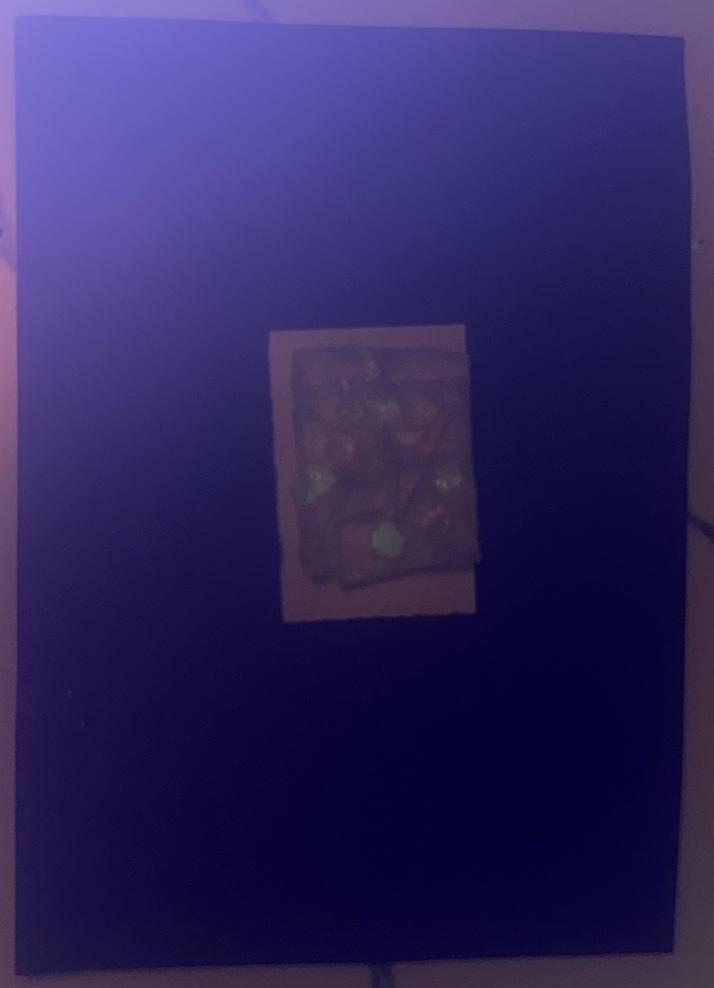
#> input picture Healthy_test_case.png, 714 x 988 px, shrunk from 1290 x 1786 before the run, found by its file name
$ python classify_device_image.py
#> lines starting #> are read from the running program, lines starting #| are printed output that depends on the picture
from PIL import Image
import numpy as np
import matplotlib.pyplot as plt
image = Image.open(r'/Users/soapedya/Github/2025_research/Healthy_test_case.png')
#> image is the input picture: PIL image 714x988 RGB; mean R, G, B 46.7, 38.3, 94.1
pixels = np.asarray(image)
reds = pixels[:, :, 0]
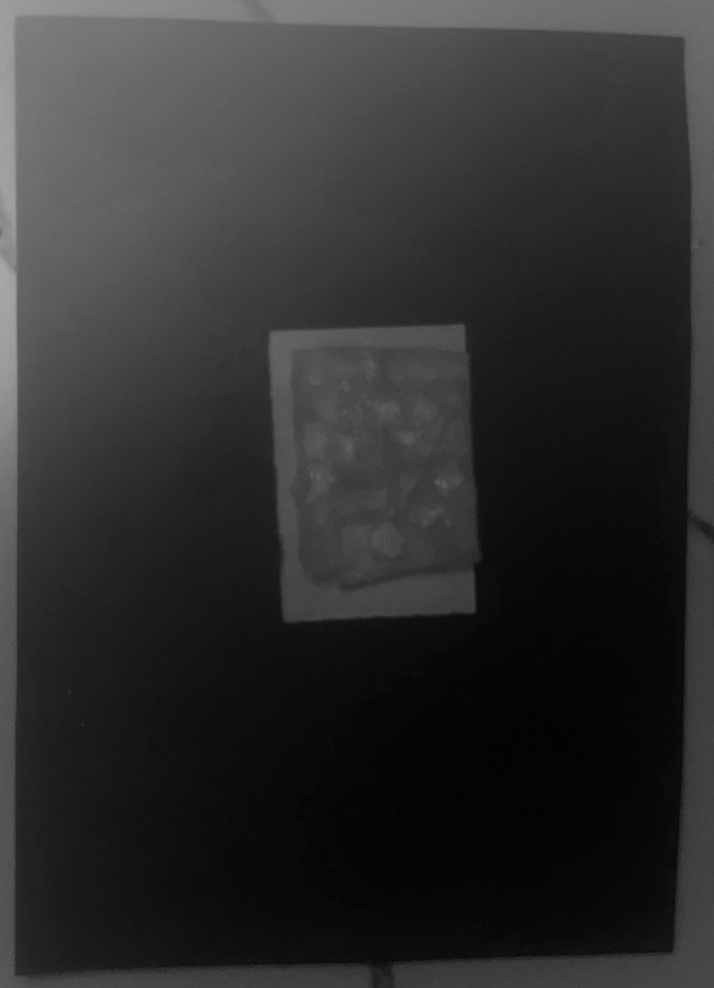
#> reds: shape (988, 714); min 0, max 169, mean 46.7
greens = pixels[:, :, 1]
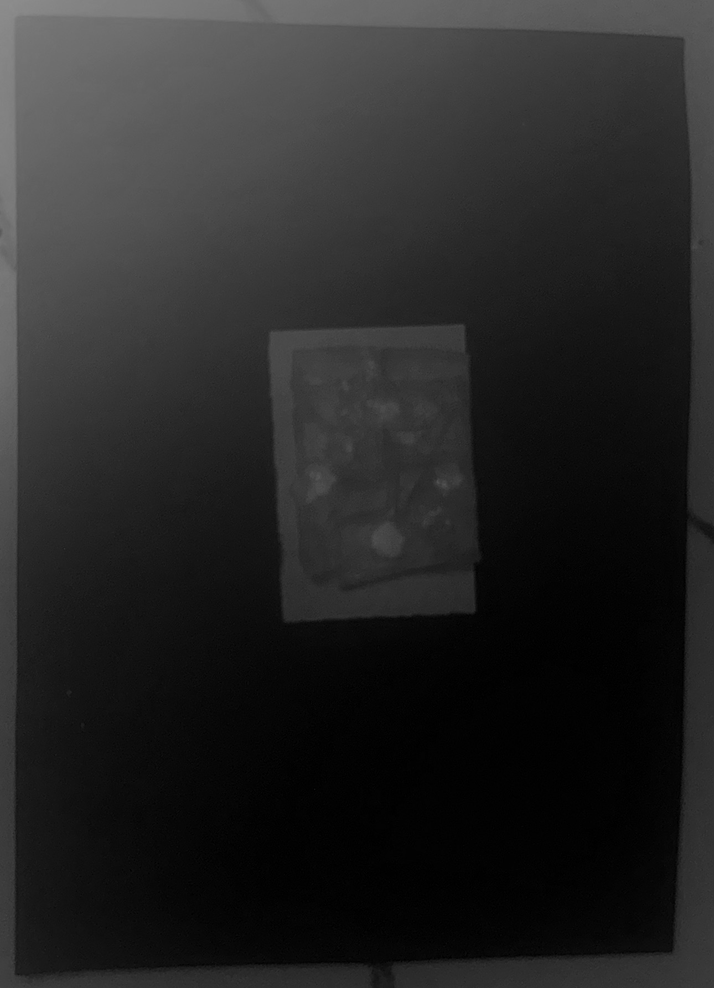
#> greens: shape (988, 714); min 0, max 141, mean 38.3
blues = pixels[:, :, 2]
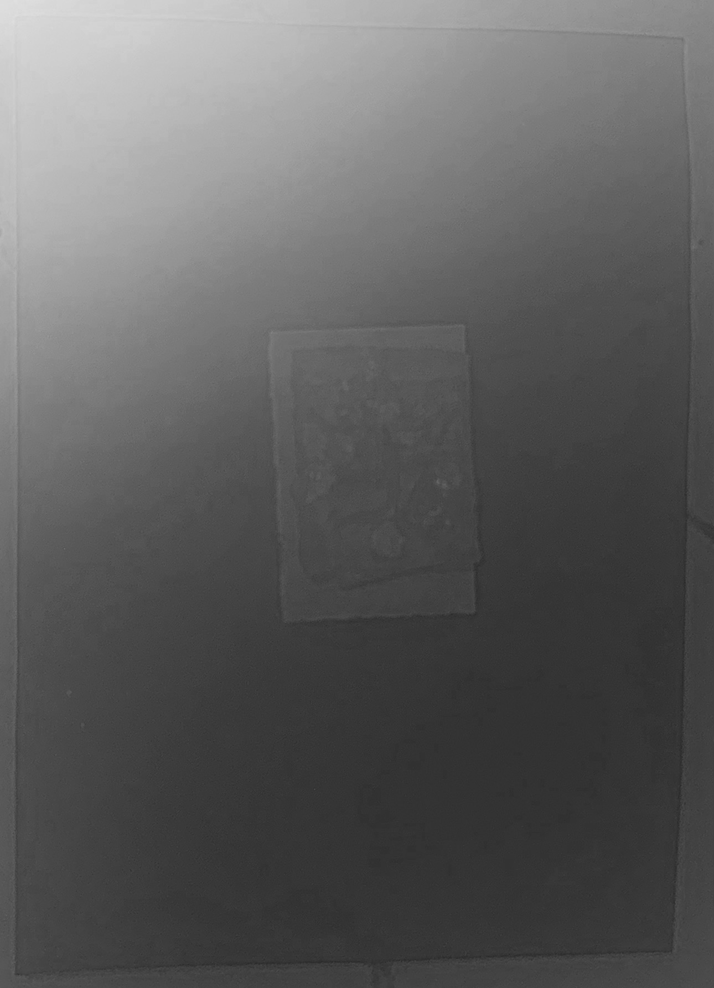
#> blues: shape (988, 714); min 41, max 223, mean 94.1


imgplot = plt.imshow(blues, cmap='Blues')
plt.show()
